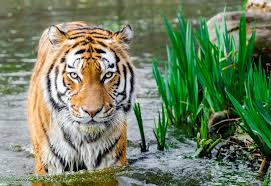
#> input picture Image.jpg, 271 x 186 px
$ python Edit_Script.py
#> lines starting #> are read from the running program, lines starting #| are printed output that depends on the picture
import cv2
import matplotlib.pyplot as plt
import numpy as np

image= cv2.imread('Image.jpg')
#> image is the input picture: shape (186, 271, 3); mean B, G, R 98.6, 128.9, 111.8

#Convert image from BGR to RGB
image_rgb= cv2.cvtColor(image, cv2.COLOR_BGR2RGB)
plt.imshow(image_rgb)
plt.title('Original Image')
plt.show()

#Convert image from BGR to Grayscale
gray_image= cv2.cvtColor(image, cv2.COLOR_BGR2GRAY)
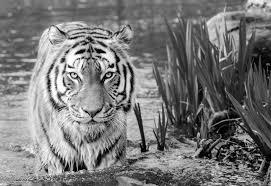
#> gray_image: shape (186, 271); min 0, max 255, mean 120.3
plt.imshow(gray_image, cmap='gray')
plt.title('Grayscale Image')
plt.show()

#Save Grayscale Image
cv2.imwrite('edited_images\Grayscale_Image.jpg', gray_image)

#Wait for key press
cv2.waitKey(0)

#Crop Grayscale Image
crop_image= gray_image[100:300, 200:400]
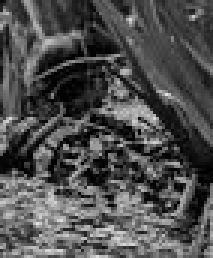
#> crop_image: shape (86, 71) (shown 3 times larger); min 0, max 227, mean 78.8
plt.imshow(crop_image, cmap='gray')
plt.title('Cropped Image')
plt.show()

#Save Cropped Image
cv2.imwrite('edited_images\Cropped_Image.jpg', crop_image)

#Wait for key press
cv2.waitKey(0)

#Rotate Cropped Image
(h,w)= crop_image.shape[:2]
#> h = 86; w = 71
center= (w//2, h//2)
#> center = (35, 43)
M= cv2.getRotationMatrix2D(center, 45, 1.0)
rotated_image= cv2.warpAffine(crop_image, M, (w,h))
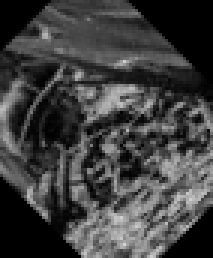
#> rotated_image: shape (86, 71) (shown 3 times larger); min 0, max 211, mean 63.3
plt.imshow(rotated_image, cmap='gray')
plt.title('Rotated Image')
plt.show()

#Save Rotated Image
cv2.imwrite('edited_images\Rotated_Image.jpg', rotated_image)

#Wait for key press
cv2.waitKey(0)

#Increase brightness of the image
brightness_matrix= np.ones(rotated_image.shape, dtype="uint8") * 50
bright_image= cv2.add(rotated_image, brightness_matrix)
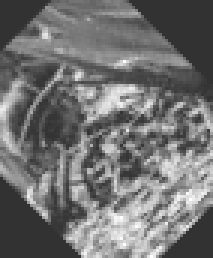
#> bright_image: shape (86, 71) (shown 3 times larger); min 50, max 255, mean 113.3
plt.imshow(bright_image, cmap='gray')
plt.title('Brightened Image')
plt.show()

#Save Brightened Image
cv2.imwrite('edited_images\Brightened_Image.jpg', bright_image)

#Wait for key press
cv2.waitKey(0)

#Close all windows
cv2.destroyAllWindows()
#End of script
